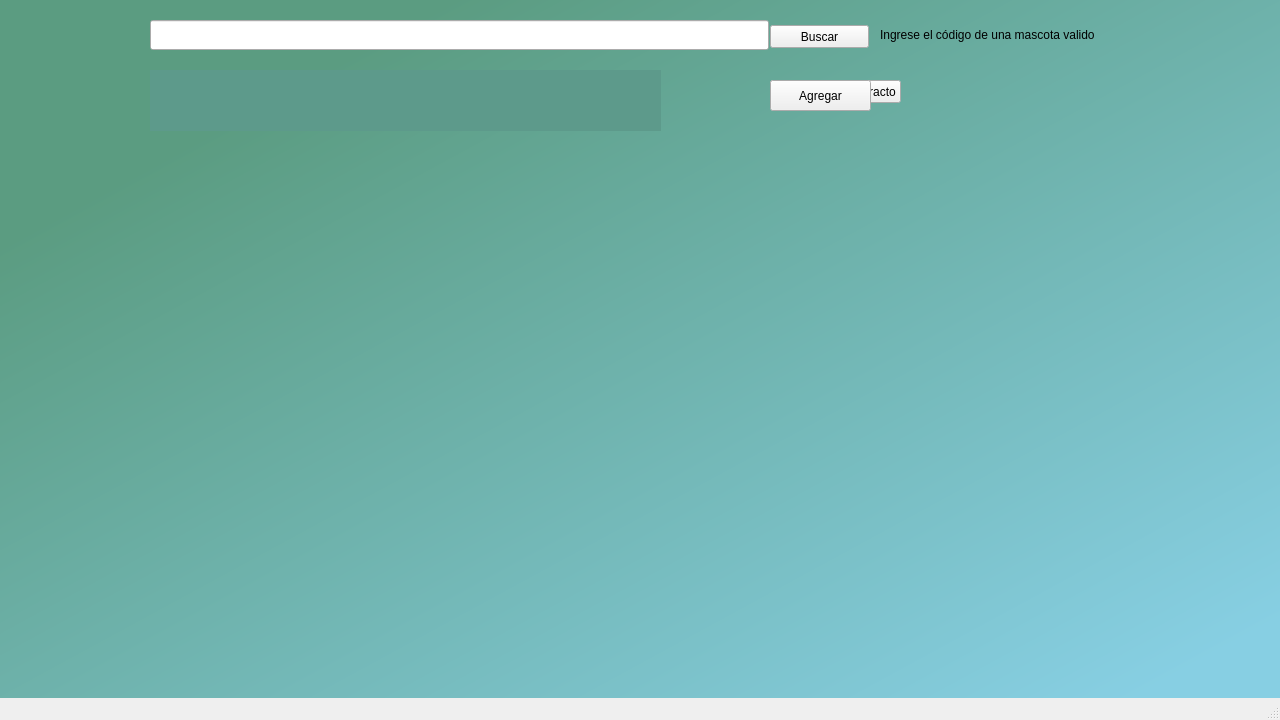
<?xml version="1.0" encoding="UTF-8"?>
<ui version="4.0">
 <class>VentanaResumenVeterinario</class>
 <widget class="QMainWindow" name="VentanaResumenVeterinario">
  <property name="enabled">
   <bool>true</bool>
  </property>
  <property name="geometry">
   <rect>
    <x>0</x>
    <y>0</y>
    <width>1280</width>
    <height>720</height>
   </rect>
  </property>
  <property name="minimumSize">
   <size>
    <width>1280</width>
    <height>720</height>
   </size>
  </property>
  <property name="maximumSize">
   <size>
    <width>1280</width>
    <height>720</height>
   </size>
  </property>
  <property name="windowTitle">
   <string>MainWindow</string>
  </property>
  <property name="styleSheet">
   <string notr="true">QWidget#centralwidget{
background-color: qlineargradient(spread:pad, x1:0, y1:0, x2:1, y2:1, stop:0.176136 rgba(91, 156, 129, 255), stop:0.943182 rgba(135, 207, 227, 255));
}</string>
  </property>
  <widget class="QWidget" name="centralwidget">
   <property name="styleSheet">
    <string notr="true">p</string>
   </property>
   <widget class="QLineEdit" name="inputBuscar">
    <property name="geometry">
     <rect>
      <x>150</x>
      <y>20</y>
      <width>619</width>
      <height>30</height>
     </rect>
    </property>
    <property name="sizePolicy">
     <sizepolicy hsizetype="Expanding" vsizetype="Fixed">
      <horstretch>0</horstretch>
      <verstretch>0</verstretch>
     </sizepolicy>
    </property>
    <property name="minimumSize">
     <size>
      <width>0</width>
      <height>30</height>
     </size>
    </property>
    <property name="styleSheet">
     <string notr="true">font: 10pt &quot;MS Shell Dlg 2&quot;;</string>
    </property>
    <property name="text">
     <string/>
    </property>
    <property name="alignment">
     <set>Qt::AlignCenter</set>
    </property>
   </widget>
   <widget class="QPushButton" name="BotonBuscar">
    <property name="enabled">
     <bool>true</bool>
    </property>
    <property name="geometry">
     <rect>
      <x>770</x>
      <y>25</y>
      <width>99</width>
      <height>23</height>
     </rect>
    </property>
    <property name="text">
     <string>Buscar</string>
    </property>
   </widget>
   <widget class="QLabel" name="datosMostrar">
    <property name="geometry">
     <rect>
      <x>150</x>
      <y>70</y>
      <width>511</width>
      <height>61</height>
     </rect>
    </property>
    <property name="visible">
     <bool>false</bool>
    </property>
    <property name="styleSheet">
     <string notr="true">color: rgb(255, 255, 255);
font: 12pt &quot;Open Sans&quot;;
background-color: rgb(93, 154, 139);</string>
    </property>
    <property name="text">
     <string/>
    </property>
    <property name="wordWrap">
     <bool>true</bool>
    </property>
   </widget>
   <widget class="QPushButton" name="botonEntrar">
    <property name="geometry">
     <rect>
      <x>770</x>
      <y>80</y>
      <width>61</width>
      <height>23</height>
     </rect>
    </property>
    <property name="visible">
     <bool>false</bool>
    </property>
    <property name="text">
     <string>Entrar</string>
    </property>
    <property name="flat">
     <bool>false</bool>
    </property>
   </widget>
   <widget class="QPushButton" name="botonAbstracto">
    <property name="geometry">
     <rect>
      <x>840</x>
      <y>80</y>
      <width>61</width>
      <height>23</height>
     </rect>
    </property>
    <property name="visible">
     <bool>false</bool>
    </property>
    <property name="text">
     <string>Abstracto</string>
    </property>
    <property name="flat">
     <bool>false</bool>
    </property>
   </widget>
   <widget class="QPushButton" name="botonAgregar">
    <property name="geometry">
     <rect>
      <x>770</x>
      <y>80</y>
      <width>101</width>
      <height>31</height>
     </rect>
    </property>
    <property name="visible">
     <bool>false</bool>
    </property>
    <property name="text">
     <string>Agregar</string>
    </property>
   </widget>
   <widget class="QLabel" name="MensajeErrorBusqueda">
    <property name="enabled">
     <bool>true</bool>
    </property>
    <property name="geometry">
     <rect>
      <x>880</x>
      <y>20</y>
      <width>300</width>
      <height>30</height>
     </rect>
    </property>
    <property name="text">
     <string>Ingrese el código de una mascota valido</string>
    </property>
   </widget>
  </widget>
  <widget class="QStatusBar" name="statusbar"/>
 </widget>
 <resources/>
 <connections/>
</ui>
